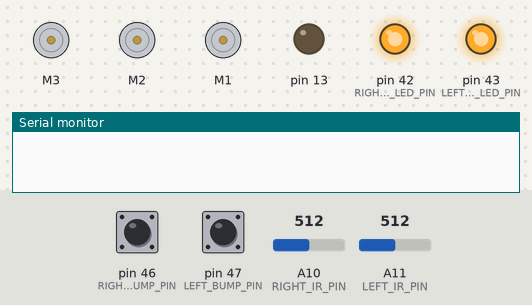
A sketch run on a simulated Arduino Mega 2560, built with avr-gcc and run on an emulated ATmega2560. Shown: 3 × DC motor (green arrow = forward, orange = backward, longer = faster), output pins drawn as LEDs (lit = HIGH), the last lines printed to the serial monitor. Inputs (shaded band) come from the test bench; at power-on: pin 46 (RIGHT_BUMP_PIN) HIGH, pin 47 (LEFT_BUMP_PIN) HIGH, A10 (RIGHT_IR_PIN) = 512, A11 (LEFT_IR_PIN) = 512.

Above: at 0.8 s.
0.9 s: pin 46 (RIGHT_BUMP_PIN) pulled LOW for 0.15 s
At 2.1 s:
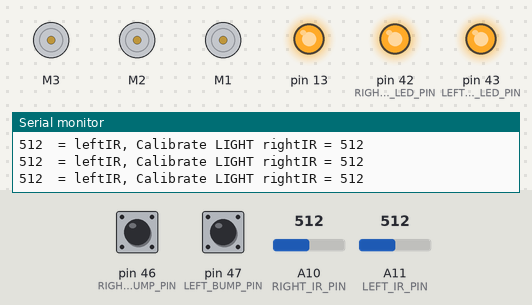
3.8 s: pin 46 (RIGHT_BUMP_PIN) pulled LOW for 1 s
Timing chart, 0 to 6.8 s (numbered marks = the images above; inputs shaded):
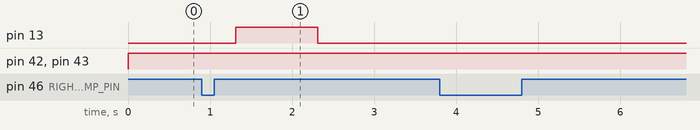

The sketch:

B3_HoloLineFollow_DAB.ino
```cpp
/* B3_HoloLineFollow.ino
   This is a test sketch for autonomous driving mode of
   the three-wheeled drive Bread Board Bot (BBbot, B^3),
   during which, the B^3 follows a line using holonomic driving

   Arduino: Arduino Mega 256 v3 Clone
   Motor Shield: Adafruit assembled Motor Shield for Arduino v2
   ---->  http://www.adafruit.com/products/1438
*/
#include <Wire.h>
#include <Adafruit_MotorShield.h>
#include <math.h>
#include <breadboardbot.h>

// Create the motor shield object with the default I2C address
Adafruit_MotorShield AFMS = Adafruit_MotorShield();

// Define Constants

// Define 'ports' for motors.
const byte LEFT_MOTOR_PORT = 3;
const byte RIGHT_MOTOR_PORT = 1;
const byte BACK_MOTOR_PORT = 2;
// Create pointers to motor control objects
Adafruit_DCMotor *motorLeft = AFMS.getMotor(LEFT_MOTOR_PORT);
Adafruit_DCMotor *motorRight = AFMS.getMotor(RIGHT_MOTOR_PORT);
Adafruit_DCMotor *motorBack = AFMS.getMotor(BACK_MOTOR_PORT);


// Line Following
const byte FOLLOW_LEFT_SIDE = 1;
const float HI_LIGHT = 0.80;     // Keep the BRIGHT side of the line ABOVE this
// fraction of the Maximum read by that sensor
const float LO_LIGHT = 0.20;     // Keep the DARK side of the line BELOW this
// fraction of the Maximum read by that sensor

// IO Pins used
const byte LEFT_BUMP_PIN = 47;    // Define DIGITAL Pins for left
const byte RIGHT_BUMP_PIN = 46;   // and right bump sensors
const byte LEFT_IR_LED_PIN = 43;
const byte LEFT_IR_PIN = A11;
const byte RIGHT_IR_LED_PIN = 42;
const byte RIGHT_IR_PIN = A10;

// Define global variables
float theta;
int direction;
float magnitude;
float duration;

byte motorLeftdir;
byte motorBackdir;
byte motorRightdir;

int leftIR;
int minLeftIR = 1026;
int maxLeftIR = -1024;
int rightIR;
int minRightIR = 1026;
int maxRightIR = -1024;
float brightLeft;
float darkRight;
float leftRange;
float rightRange;

byte lightLoop = 0;
byte darkLoop = 0;

void setup(void){
  AFMS.begin();  // create with the default frequency 1.6KHz
  // Turn off all motors
  motorLeft->run(RELEASE);
  motorBack->run(RELEASE);
  motorRight->run(RELEASE);
  Serial.begin(9600);

  /*Set up Bump Pins with Arduino internal pullup resistors
    This will make them always high unless a bump switch is hit,
    which will make a connection to ground and they will read low. */
  pinMode(LEFT_BUMP_PIN, INPUT_PULLUP);
  pinMode(RIGHT_BUMP_PIN, INPUT_PULLUP);

  /* Define IR LED source pins as OUTPUTs and turn on the IR LEDs */
  pinMode(13, OUTPUT);
  pinMode(LEFT_IR_LED_PIN, OUTPUT);
  pinMode(RIGHT_IR_LED_PIN, OUTPUT);
  digitalWrite(LEFT_IR_LED_PIN, HIGH);
  digitalWrite(RIGHT_IR_LED_PIN, HIGH);

  /* Calibrate the IR sensors
     1) Place over the brightest target and hold down right bumper switch.
     2) Place over the darkest target and hold down right bumper again.
     3) All done!  The program
        calculates the 80% and 20% (or as set by HI_LIGHT% and LO_LIGHT% values)
        target values to keep the sensors at.
  */
  while (digitalRead(RIGHT_BUMP_PIN) == HIGH) {} // Pause until the pin is grounded (our switch)
  while (digitalRead(RIGHT_BUMP_PIN) == LOW||lightLoop < 10) { // Get high light values until the pin
    // is no longer grounded
    leftIR = analogRead(LEFT_IR_PIN);
    rightIR = analogRead(RIGHT_IR_PIN);
    Serial.print(leftIR);
    Serial.print("  = leftIR, Calibrate LIGHT rightIR = ");
    Serial.println(rightIR);
    if ( leftIR > maxLeftIR ) {
      maxLeftIR = leftIR;
    }
    if ( rightIR > maxRightIR ) {
      maxRightIR = rightIR;
    }
    lightLoop++;
  }
  digitalWrite(13, HIGH);
  delay(1000);
  digitalWrite(13, LOW);

  /*Do the same, but over a dark target */
  while (digitalRead(RIGHT_BUMP_PIN) == HIGH) {} // Pause until the pin is grounded (our switch)
  while (digitalRead(RIGHT_BUMP_PIN) == LOW||darkLoop < 10) {   // Get dark light values until the pin
    // is no longer grounded
    leftIR = analogRead(LEFT_IR_PIN);
    rightIR = analogRead(RIGHT_IR_PIN);
    Serial.print(leftIR);
    Serial.print("  = leftIR, Calibrate DARK  rightIR = ");
    Serial.println(rightIR);
    if ( leftIR < minLeftIR ) {
      minLeftIR = leftIR;
    }
    if ( rightIR < minRightIR ) {
      minRightIR = rightIR;
    }
    darkLoop++;
  }
  leftRange = maxLeftIR - minLeftIR;
  rightRange = maxRightIR - minRightIR;
  brightLeft = maxLeftIR - ((1.0 - HI_LIGHT) * leftRange);
  darkRight = minRightIR + (LO_LIGHT * rightRange);

  while ( digitalRead(LEFT_BUMP_PIN) == HIGH) {} // Pause until you trigger the left bump switch
  delay(1000);                      // Then wait 1 second and start line following.
}

void loop(void){

    leftIR = analogRead(LEFT_IR_PIN);
    rightIR = analogRead(RIGHT_IR_PIN);

    Serial.print(leftIR);
    Serial.print("  = leftIR,brightLeft = ");
    Serial.print(brightLeft);
    Serial.print(", darkRight = ");
    Serial.print(darkRight);
    Serial.print(", rightIR = ");
    Serial.println(rightIR);

    motorLeft->setSpeed(100);
    motorRight->setSpeed(100);
    motorBack->setSpeed(100);

    if(leftIR < brightLeft ){
      motorBack->run(1);
      motorLeft->setSpeed(50);
    }else if(rightIR > darkRight){
      motorBack->run(2);
      motorRight->setSpeed(50);
    }else{
      motorBack->run(RELEASE);
    }
    motorLeft->run(FORWARD);
    motorRight->run(FORWARD);
}


/*
 SerialEvent occurs whenever a new data comes in the
 hardware serial RX.  This routine is run between each
 time loop() runs, so using delay inside loop can delay
 response.  Multiple bytes of data may be available.
 */
/* void serialEvent() { */
/*   while (Serial.available()) { */
/*     // get the new byte: */
/*     char inChar = (char)Serial.read();  */
/*     // add it to the inputString: */
/*     inputString += inChar; */
/*     // if the incoming character is a newline, set a flag */
/*     // so the main loop can do something about it: */
/*     if (inChar == '\n') { */
/*       stringComplete = true; */
/*     }  */
/*   } */
/* } */
```

Measured:
- after the input at 0.9 s, pin 13: LOW → HIGH after 0.41 s, → LOW 1.0 s later
